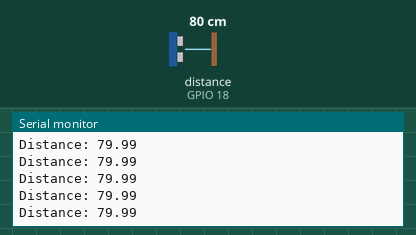
Bench run of a sketch on a simulated ESP32. Shown: the last lines printed to the serial monitor. Wiring (inferred from the names in the program): ultrasonic range finder: trigger GPIO 19; echo GPIO 18. The inputs (shaded band) are chosen by the test bench; at power-on: distance to the obstacle (sensor on GPIO 18) 80 cm. The echo pulse lasts 58.3 µs per cm; WiFi joins after 1.5 s; servers stay silent unless stated.

Above: at 2.7 s.
2.8 s: distance to the obstacle (sensor on GPIO 18) set to 2 cm
At 2.88 s:
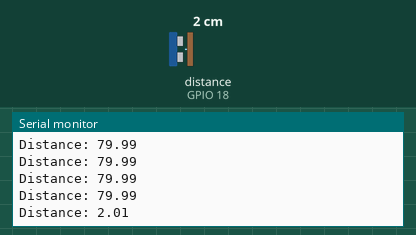
4.3 s: distance to the obstacle (sensor on GPIO 18) set to 4 cm
At 4.3 s:
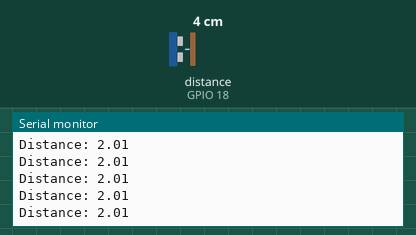
Timing chart, 0 to 7.3 s (numbered marks = the images above; inputs shaded):
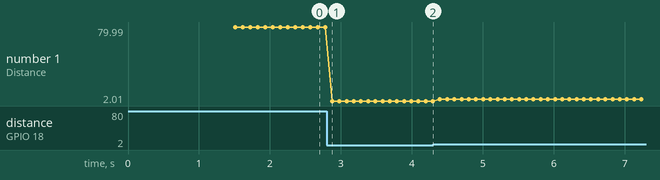

The sketch:

box2_arduino.ino
```cpp
/*
 * ESP32 - HC-SR04/RCWL-1601 Sensor + WiFi UDP Broadcast
 * --------------------------------------------------------
 * Reads the ultrasonic sensor (same logic as your existing
 * test sketch) and broadcasts the distance over UDP so the
 * laptop's Python game can pick it up.
 *
 * Run this same sketch on both boxes - just change BOX_ID.
 */

#include <WiFi.h>
#include <WiFiUdp.h>

// ---------- WiFi config ----------
const char* SSID     = "CHINKHUSEL 5444";
const char* PASSWORD = "7h04*M36";

// ---------- Box identity ----------
const char* BOX_ID = "box2"; // change to "box1" on the other unit

// ---------- UDP config ----------
WiFiUDP udp;
const int UDP_PORT = 4210;               // must match the port Python listens on
const char* BROADCAST_IP = "255.255.255.255";

// ---------- Sensor pins ----------
const int trigPin = 19;
const int echoPin = 18;

float duration, distance;

void setup() {
  Serial.begin(115200);
  pinMode(trigPin, OUTPUT);
  pinMode(echoPin, INPUT);

  // --- Connect to laptop hotspot ---
  Serial.print("[");
  Serial.print(BOX_ID);
  Serial.println("] Connecting to WiFi...");

  WiFi.mode(WIFI_STA);
  WiFi.begin(SSID, PASSWORD);

  while (WiFi.status() != WL_CONNECTED) {
    delay(300);
    Serial.print(".");
  }

  Serial.println();
  Serial.print("[");
  Serial.print(BOX_ID);
  Serial.print("] Connected. IP: ");
  Serial.println(WiFi.localIP());

  udp.begin(UDP_PORT); // not strictly needed just to send, but harmless to have open
}

void loop() {
  // --- Read sensor (same as your existing test code) ---
  digitalWrite(trigPin, LOW);
  delayMicroseconds(2);
  digitalWrite(trigPin, HIGH);
  delayMicroseconds(10);
  digitalWrite(trigPin, LOW);

  duration = pulseIn(echoPin, HIGH, 25000); // added timeout so it doesn't hang forever
  distance = (duration * 0.0343) / 2;

  if (duration == 0) {
    Serial.println("No echo");
  } else {
    Serial.print("Distance: ");
    Serial.println(distance);

    // --- Build a simple message and send over UDP ---
    // Format: box1,123.4
    String message = String(BOX_ID) + "," + String(distance, 1);

    udp.beginPacket(BROADCAST_IP, UDP_PORT);
    udp.print(message);
    udp.endPacket();
  }

  delay(100);
}
```

ultrasonic.cpp
```cpp
#include <Arduino.h>

class Ultrasonic {
  public:
  float arr[3] = {100, 100, 100};
  int arrIndex = 0;
  float avg = 0;
  float safeDistance = 0;

  unsigned long currMillis = 0;
  unsigned long blinkPrevMillis = 0;
  const unsigned long blinkDuration = 500;
  int stage = 0;

  int trigPin = 0;
  int echoPin = 0;
  String nametag = "";

  float detectPlayer() {
    currMillis = millis();
    if(stage == 0 && currMillis - blinkPrevMillis >= blinkDuration) {
      digitalWrite(trigPin, LOW);
      stage = 1;
    } else if (stage == 1 && currMillis - blinkPrevMillis >= blinkDuration + 2){
      // delayMicroseconds(2);
      digitalWrite(trigPin, HIGH);
      stage = 2;
    } else if(stage == 2 && currMillis - blinkPrevMillis >= blinkDuration + 12){
      // delayMicroseconds(10);
      digitalWrite(trigPin, LOW);
      float duration = pulseIn(echoPin, HIGH);
      float distance = (0.0343f * duration) / 2.0f;
      arr[arrIndex] = distance;
      arrIndex = (arrIndex + 1) % 3;

      avg = (arr[0] + arr[1] + arr[2]) / 3.0f;

      Serial.print(nametag);
      Serial.print(", Distance = ");
      Serial.print(distance);
      Serial.print(" cm, Average = ");
      Serial.print(avg);
      Serial.println(" cm");
      blinkPrevMillis = currMillis;
      stage = 0;
      }
      // delay(500);
    return avg;
  }

  Ultrasonic(int tPin, int ePin, String name, float sDist) {
    trigPin = tPin;
    echoPin = ePin;
    nametag = name;
    safeDistance = sDist;
    avg = (arr[0] + arr[1] + arr[2]) / 3.0f;
  }
};
```

Measured:
- after the input at 2.8 s, the serial monitor: prints a new line after 0.08 s (image 1)
- plotted number 1: 79.99 → 2.01 after the input at 2.8 s, 2.01 → 4.01 after the input at 4.3 s
